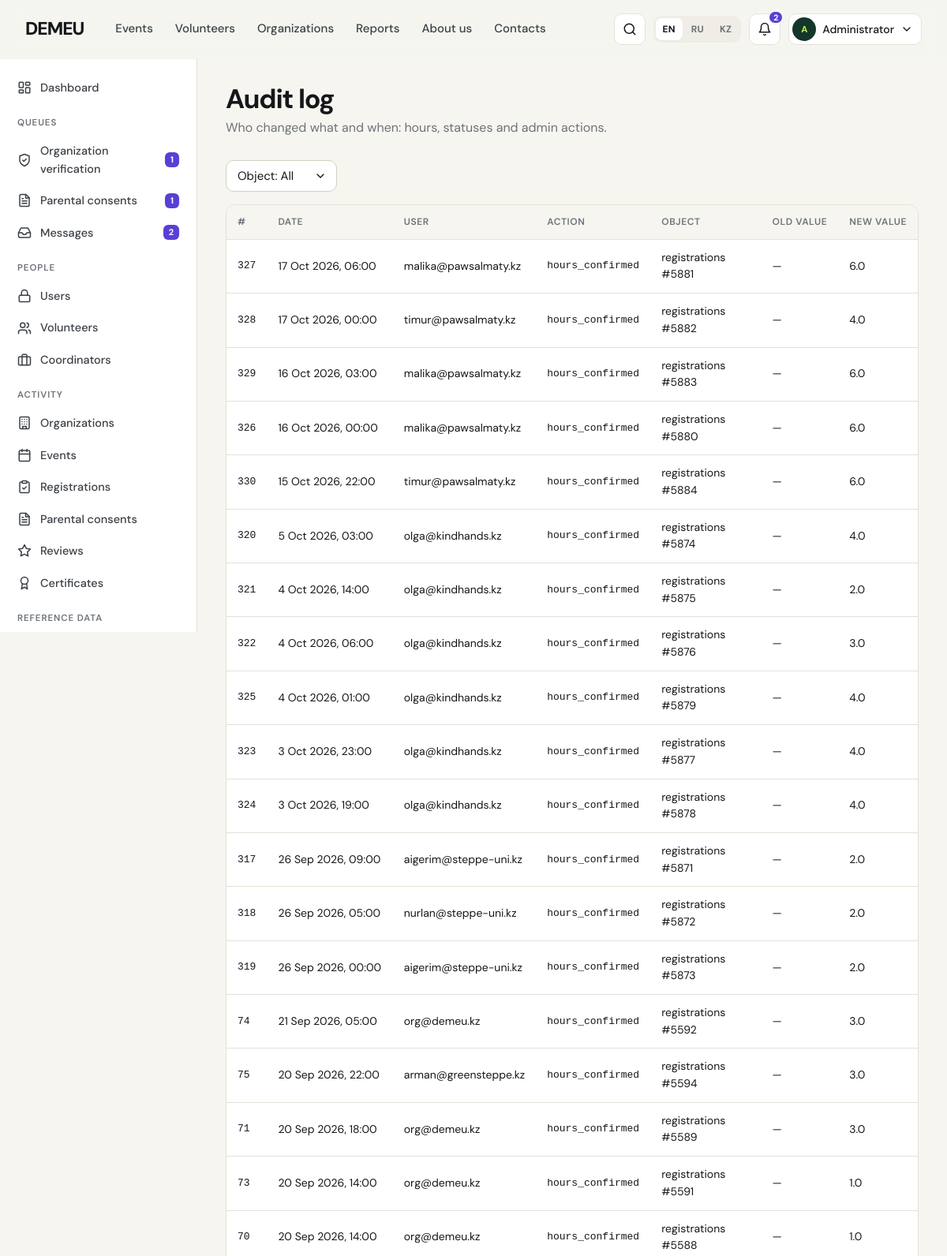
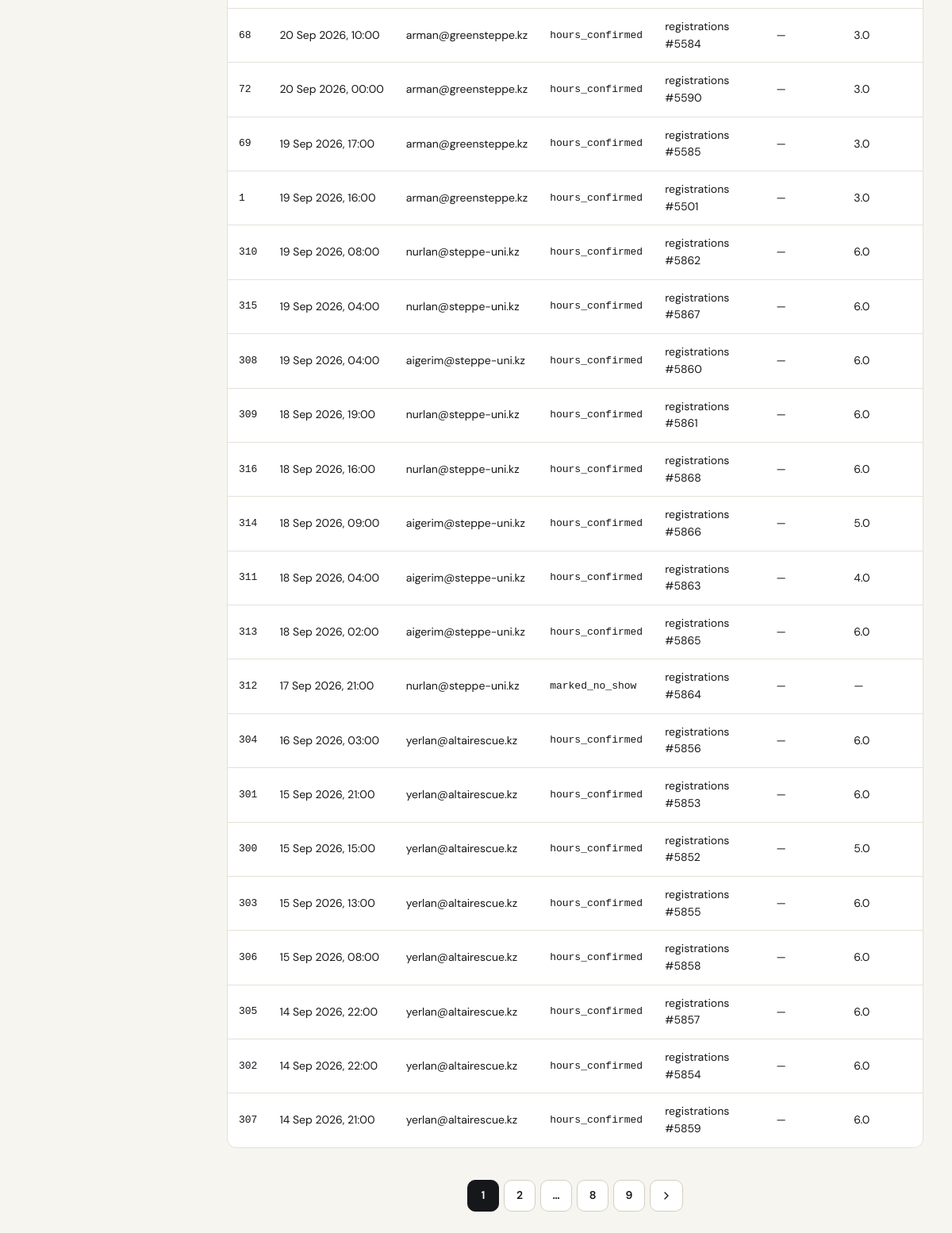
Before: /admin/audit (signed in) with the older database file (2 pictures, top to bottom).
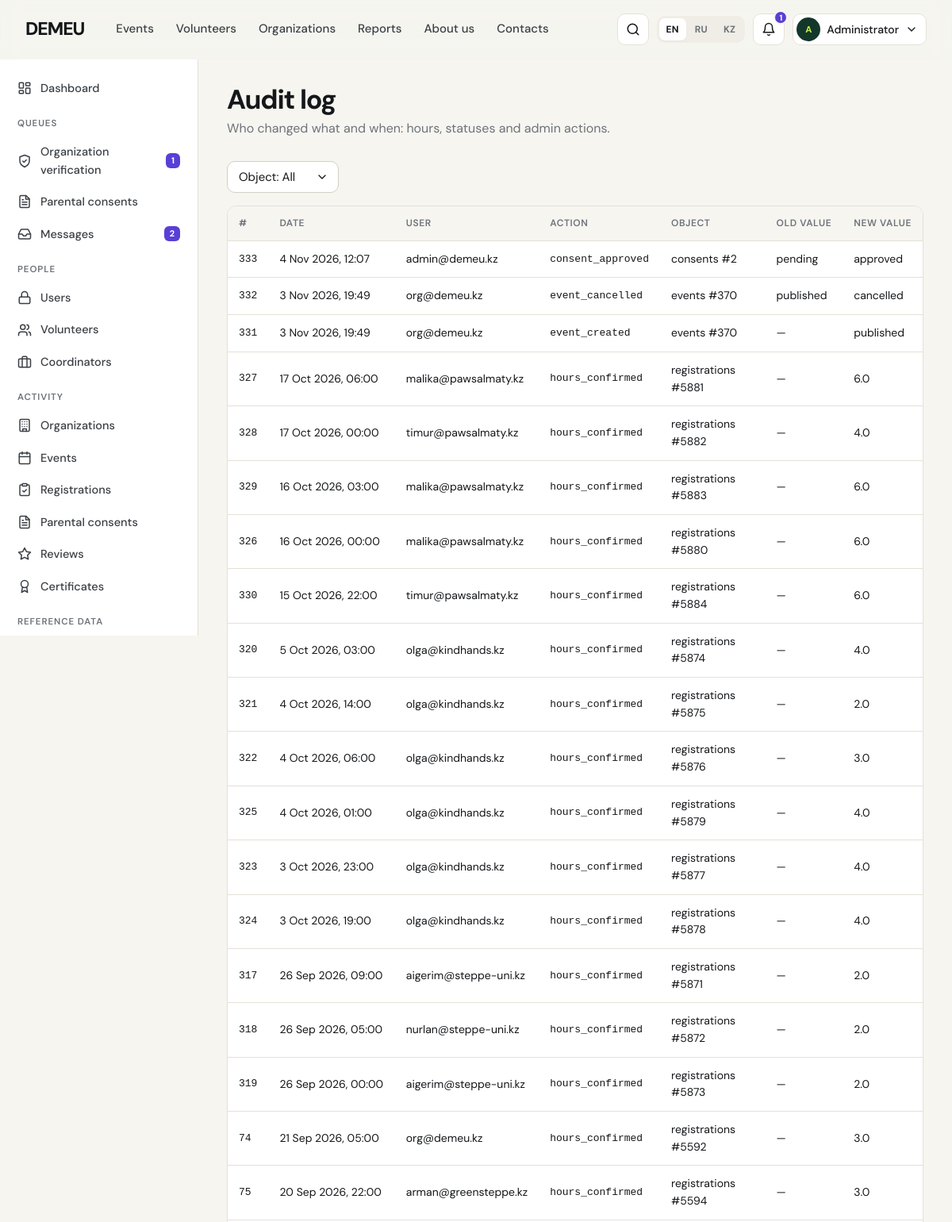
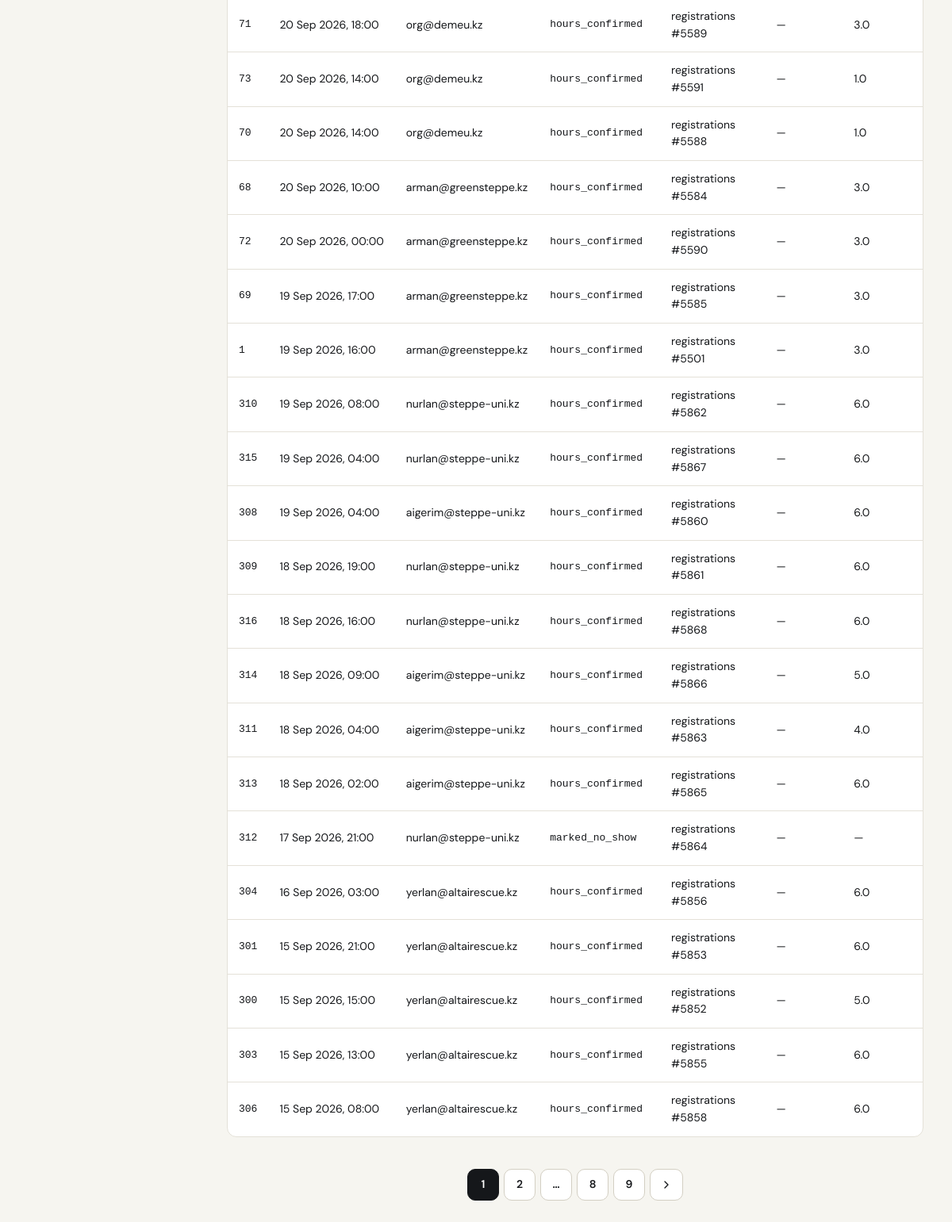
After: the same page with the newer database file (2 pictures, top to bottom).
### tables this page shows
CREATE TABLE audit_log (
    log_id     INTEGER PRIMARY KEY,
    user_id    INTEGER REFERENCES users(user_id) ON DELETE SET NULL,
    action     TEXT NOT NULL,
    entity     TEXT NOT NULL,
    entity_id  INTEGER,
    old_value  TEXT,
    new_value  TEXT,
    created_at TEXT NOT NULL DEFAULT (datetime('now','localtime'))
);

CREATE TABLE users (
    user_id        INTEGER PRIMARY KEY,
    email          TEXT NOT NULL UNIQUE COLLATE NOCASE,
    password_hash  TEXT NOT NULL,
    role           TEXT NOT NULL CHECK (role IN ('volunteer','coordinator','admin')),
    is_active      INTEGER NOT NULL DEFAULT 1 CHECK (is_active IN (0,1)),
    preferred_lang TEXT NOT NULL DEFAULT 'en' CHECK (preferred_lang IN ('en','ru','kk')),
    created_at     TEXT NOT NULL DEFAULT (datetime('now','localtime')),
    last_login_at  TEXT
);

### demeu/admin.py (the view)
@bp.route("/audit")
@admin_only
def audit_log():
    entity = request.args.get("entity", "")
    where, args = [], []
    if entity:
        where.append("a.entity=?"); args.append(entity)
    base = "SELECT a.*, u.email FROM audit_log a LEFT JOIN users u USING (user_id)" + (
        " WHERE " + " AND ".join(where) if where else "")
    page = Page(scalar(f"SELECT COUNT(*) FROM ({base})", args), page_arg(), 40)
    rows = query(f"{base} ORDER BY a.created_at DESC, a.log_id DESC LIMIT ? OFFSET ?", args + [page.per_page, page.offset])
    entities = [r["entity"] for r in query("SELECT DISTINCT entity FROM audit_log ORDER BY entity")]
    return render_template("admin/audit.html", rows=rows, page=page, entity=entity, entities=entities)

### demeu/admin.py (called while the page is built)
@bp.context_processor
def admin_ctx():
    counts = dict(
        organizations=scalar("SELECT COUNT(*) FROM organizations WHERE status='pending'"),
        consents=scalar("SELECT COUNT(*) FROM consents WHERE status='pending'"),
        messages=scalar("SELECT COUNT(*) FROM contact_messages WHERE status='new'"),
    )
    return dict(ENTITIES=ENTITIES, NAV_GROUPS=NAV_GROUPS, queue_counts=counts)

### demeu/core.py (called while the page is built)
def get_lang():
    lang = session.get("lang")
    if lang in LANGS:
        return lang
    best = request.accept_languages.best_match(["en", "ru", "kk"]) if request else None
    return best or "en"

def _(key, **params):
    entry = TRANSLATIONS.get(key)
    if entry is None:
        text = key
    else:
        lang = g.get("lang", "en")
        text = entry.get(lang) or entry.get("en") or key
    if params:
        try:
            text = text.format(**params)
        except (KeyError, IndexError):
            pass
    return text

def fmt_dt(value):
    d = parse_dt(value)
    return f"{fmt_date(d)}, {d:%H:%M}" if d else ""

def initials(name):
    parts = [p for p in (name or "").split() if p]
    return "".join(p[0] for p in parts[:2]).upper() or "?"

### demeu/templates/admin/audit.html (shortened to what this page needs)
{% extends "admin/_layout.html" %}
{% from "partials/macros.html" import pagination %}
{% block admin %}
<div class="cab-head"><div><h1>{{ _('adm_audit') }}</h1><p>{{ _('adm_audit_subtitle') }}</p></div></div>
<form class="toolbar" method="get">
  <select class="select pill" name="entity" onchange="this.form.submit()" aria-label="{{ _('object') }}">
    <option value="">{{ _('object') }}: {{ _('all') }}</option>
  </select>
</form>
<div class="table-wrap"><table class="table">
  <thead><tr><th>#</th><th>{{ _('date') }}</th><th>{{ _('user') }}</th><th>{{ _('action') }}</th><th>{{ _('object') }}</th><th>{{ _('old_value') }}</th><th>{{ _('new_value') }}</th></tr></thead>
  <tbody>{% for a in rows %}
    <tr><td class="mono">{{ a.log_id }}</td><td class="small nowrap">{{ fmt_dt(a.created_at) }}</td><td class="small">{{ a.email or '—' }}</td><td class="mono">{{ a.action }}</td>
      <td class="small">{% if a.entity in ('registrations','events','organizations','users','consents') %}<a href="{{ url_for('admin.entity_edit', entity=a.entity, pk=a.entity_id) }}">{{ a.entity }} #{{ a.entity_id }}</a>{% else %}{{ a.entity }} #{{ a.entity_id }}{% endif %}</td>
      <td class="small">{{ a.old_value if a.old_value is not none else '—' }}</td><td class="small">{{ a.new_value if a.new_value is not none else '—' }}</td></tr>
  {% else %}<tr><td colspan="7" class="center muted">{{ _('nothing_here') }}</td></tr>{% endfor %}</tbody></table></div>
{{ pagination(page) }}
{% endblock %}

### demeu/templates/base.html (shortened to what this page needs)
<!doctype html>
<html lang="{{ 'kk' if lang == 'kk' else lang }}">
<head>
  <link rel="stylesheet" href="{{ url_for('static', filename='css/app.css') }}">
</head>
<body class="{% block body_class %}{% endblock %}">
{% set ep = request.endpoint or '' %}
<header class="site-header">
  <div class="wrap header-inner">
    <a class="logo" href="{{ url_for('public.home') }}" aria-label="DEMEU">
      DEMEU
    </a>
    <nav class="nav" aria-label="{{ _('main_menu') }}">
      <a href="{{ url_for('public.events') }}" class="{{ 'active' if ep.startswith('public.event') }}">{{ _('nav_events') }}</a>
      <a href="{{ url_for('public.volunteers') }}" class="{{ 'active' if ep.startswith('public.volunteer') }}">{{ _('nav_volunteers') }}</a>
      <a href="{{ url_for('public.organizations') }}" class="{{ 'active' if ep.startswith('public.organization') }}">{{ _('nav_organizations') }}</a>
      <a href="{{ url_for('public.reports') }}" class="{{ 'active' if ep == 'public.reports' }}">{{ _('nav_reports') }}</a>
      <a href="{{ url_for('public.about') }}" class="{{ 'active' if ep == 'public.about' }}">{{ _('nav_about') }}</a>
      <a href="{{ url_for('public.contacts') }}" class="{{ 'active' if ep == 'public.contacts' }}">{{ _('nav_contacts') }}</a>
    </nav>
    <div class="header-tools">
      <a class="icon-btn hide-md" href="{{ url_for('public.search') }}" aria-label="{{ _('search') }}" title="{{ _('search') }}">{{ icon('search') }}</a>
      <div class="lang-switch" role="group" aria-label="{{ _('language') }}">
        {% for code in LANGS %}
          <a href="{{ url_for('public.set_lang', code=code, next=request.full_path) }}" class="{{ 'on' if code == lang }}" lang="{{ code }}">{{ LANG_LABELS[code] }}</a>
        {% endfor %}
      </div>
      {% if g.user %}
        <a class="icon-btn" href="{{ url_for('auth.notifications') }}" aria-label="{{ _('notifications') }}" title="{{ _('notifications') }}">
          {{ icon('bell') }}{% if unread %}<span class="count">{{ unread if unread < 100 else '99+' }}</span>{% endif %}
        </a>
        {% set person = g.volunteer or g.coordinator %}
        <div class="user-menu">
          <button class="user-btn" data-toggle="user-dd" aria-expanded="false" aria-haspopup="true">
            {% if g.volunteer and g.volunteer.avatar_path %}
              <span class="avatar sm"><img src="{{ url_for('media.public_file', folder=g.volunteer.avatar_path.split('/')[0], name=g.volunteer.avatar_path.split('/')[1]) }}" alt=""></span>
            {% else %}
              <span class="avatar sm">{{ initials(person.full_name if person else g.user.email) }}</span>
            {% endif %}
            <span class="hide-md">{{ (person.full_name.split()[0]) if person else _('role_admin') }}</span>{{ icon('chevron-down', 16) }}
          </button>
        </div>
      {% else %}
        <a class="btn btn-ghost btn-sm hide-md" href="{{ url_for('auth.login', next=request.full_path if ep not in ('auth.login','auth.register') else None) }}">{{ _('login') }}</a>
        <a class="btn btn-primary btn-sm" href="{{ url_for('auth.register') }}">{{ _('join') }}</a>
      {% endif %}
    </div>
  </div>
</header>
<main id="main">{% block content %}{% endblock %}</main>
</body>
</html>

Changed rows visible on the page:
no longer on this page (row unchanged): audit_log: log_id "305", created_at "14 Sep 2026, 22:00", email "yerlan@altairescue.kz", action "hours_confirmed", entity "registrations", entity_id "5857", old_value "—", new_value "6.0"
no longer on this page (row unchanged): audit_log: log_id "302", created_at "14 Sep 2026, 22:00", email "yerlan@altairescue.kz", action "hours_confirmed", entity "registrations", entity_id "5854", old_value "—", new_value "6.0"
no longer on this page (row unchanged): audit_log: log_id "307", created_at "14 Sep 2026, 21:00", email "yerlan@altairescue.kz", action "hours_confirmed", entity "registrations", entity_id "5859", old_value "—", new_value "6.0"
added audit_log: log_id "333", created_at "4 Nov 2026, 12:07", email "admin@demeu.kz", action "consent_approved", entity "consents", entity_id "2", old_value "pending", new_value "approved"
added audit_log: log_id "332", created_at "3 Nov 2026, 19:49", email "org@demeu.kz", action "event_cancelled", entity "events", entity_id "370", old_value "published", new_value "cancelled"
added audit_log: log_id "331", created_at "3 Nov 2026, 19:49", email "org@demeu.kz", action "event_created", entity "events", entity_id "370", old_value "—", new_value "published"
Other visible differences:
{{ unread if unread < 100 else '99+' }}: "2" → "1"
{{ queue_counts.consents }}: "1" → (not shown)
